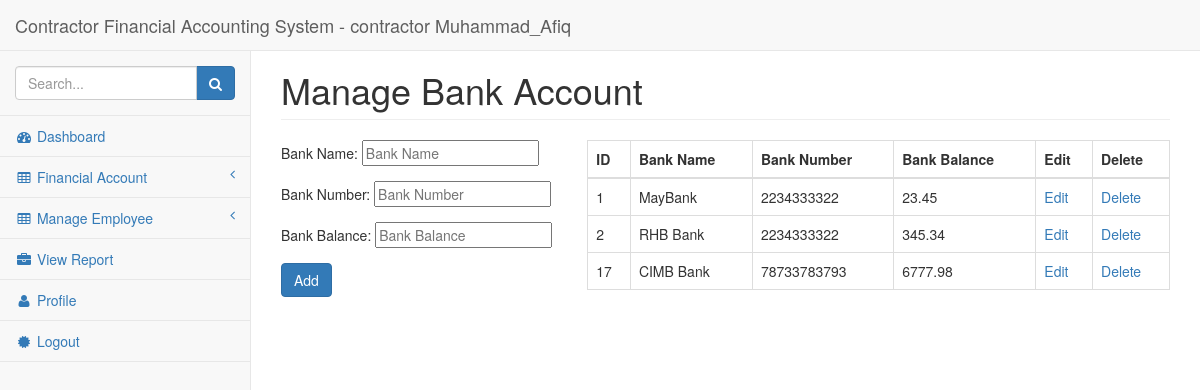
The app's page /user/index.php?page=edit_bank (signed in) with its own data.
### tables this page shows
CREATE TABLE `banks` (
  `id` int(11) NOT NULL,
  `uid` int(11) NOT NULL,
  `bank_name` varchar(255) NOT NULL,
  `bank_number` varchar(255) NOT NULL,
  `bank_balance` varchar(255) NOT NULL
);

### user/includes/edit_bank.php (the view, shortened to what this page needs)
<div class="row">
    <div class="col-lg-12">
        <h1 class="page-header">Manage Bank Account</h1>
    </div>
</div>
<div class="row">
	<div class="col-lg-12">
		<div class="row">
			<div class="col-lg-4">
				<form action="" method="post">
					<div class="form-group">
						Bank Name: <input type="text" name="bank_name" placeholder="Bank Name" required>
					</div>
					<div class="form-group">
						Bank Number: <input type="text" name="bank_number" placeholder="Bank Number" required>
					</div>
					<div class="form-group">
						Bank Balance: <input type="text" name="bank_balance" placeholder="Bank Balance" required>
					</div>
					<div class="form-group">
						<input type="submit" name="add" class="btn btn-primary" value="Add">
					</div>
				</form>
			</div>
			<div class="col-lg-8">
				<table class="table table-bordered">
					<thead>
						<tr>
							<th>ID</th>
							<th>Bank Name</th>
							<th>Bank Number</th>
							<th>Bank Balance</th>
							<th>Edit</th>
							<th>Delete</th>
						</tr>
					</thead>
					<tbody>
						<?php
						$query = "SELECT * FROM banks";
						$result = mysqli_query($conn, $query);
						while ($row=mysqli_fetch_assoc($result)) {
							?>
							<tr>
								<td><?php echo $row['id']; ?></td>
								<td><?php echo $row['bank_name']; ?></td>
								<td><?php echo $row['bank_number']; ?></td>
								<td><?php echo $row['bank_balance']; ?></td>
								<td><a href="index.php?page=edit_bank&edit=<?php echo $row['id']; ?>">Edit</a></td>
								<td><a onclick="javascript:return confirm('Are you sure you want to delete?')" href="index.php?page=edit_bank&delete=<?php echo $row['id']; ?>">Delete</a></td>
							</tr>
							<?php
						}
						 ?>
					</tbody>
				</table>
			</div>
		</div>
	</div>
	</div>
</div>

### user/css/startmin.css (style rules this page uses)
body { background-color: #f8f8f8; }

### records on screen
banks: id "1", bank_name "MayBank", bank_number "2234333322", bank_balance "23.45"
banks: id "2", bank_name "RHB Bank", bank_number "2234333322", bank_balance "345.34"
banks: id "17", bank_name "CIMB Bank", bank_number "78733783793", bank_balance "6777.98"

### other values on screen
$_SESSION['role'] "contractor"
$_SESSION['user'] "Muhammad_Afiq"
